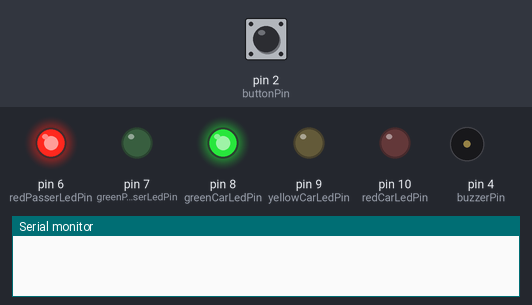
The sketch below on a simulated Arduino Uno, built with avr-gcc and run on an emulated ATmega328P. On the bench: output pins drawn as LEDs (lit = HIGH), buzzer (waves = sounding), the last lines printed to the serial monitor. Inputs (shaded band) come from the test bench; at power-on: pin 2 (buttonPin) HIGH.

Above: at 1.2 s.
1.3 s: pin 2 (buttonPin) pulled LOW for 0.15 s
At 12.5 s:
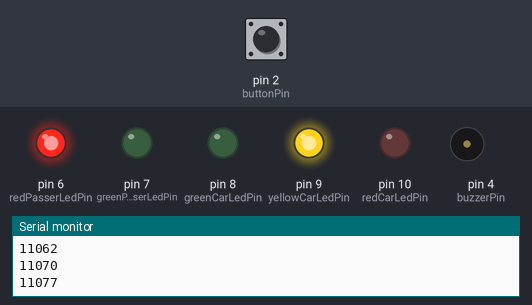
At 14.8 s:
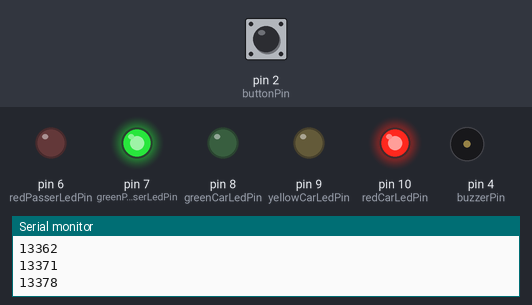
Timing chart, 0 to 15.8 s (numbered marks = the images above; inputs shaded):
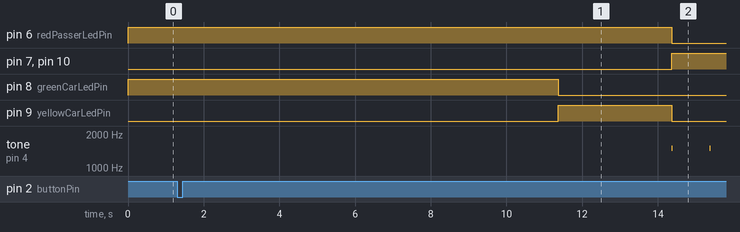

The sketch:

Traffic_lights_for_a_crosswalk.ino
```cpp
const int buttonPin = 2;

const int buzzerPin = 4;

const int redPasserLedPin = 6;
const int greenPasserLedPin = 7;
const int greenCarLedPin = 8;
const int yellowCarLedPin = 9;
const int redCarLedPin = 10;

// button initial state
bool buttonState = LOW;

// leds intial states: red -> pedestrians, green -> cars
bool redPasserLedState = HIGH;
bool greenPasserLedState = LOW;
bool greenCarLedState = HIGH;
bool yellowCarLedState = LOW;
bool redCarLedState = LOW;

// buzzer intial state
bool buzzerState = LOW;

// for reading the button
bool pressedButton = 0;
bool reading = HIGH;
bool previousReading = HIGH;
unsigned long lastDebounceTime = 0;
unsigned int debounceDelay = 50;

// for starting the buzzer
int buzzerTone = 1500;
int toneDuration = 10;
unsigned int buzzerInterval = 1000;
unsigned int buzzerIntermittentInterval = 500;
unsigned int lastBuzzerPlay = 0;

// for blinking green
unsigned int lastGreenBlink = 0;
unsigned int blinkDuration = 500;

// states intervals
unsigned long startCrosswalk = 0;
unsigned int stateOneInterval = 10000;
unsigned int stateTwoInterval = 13000;
unsigned int stateThreeInterval = 23000;
unsigned int stateFourInterval = 28000;


void setup() {
  // put your setup code here, to run once:
  pinMode(buttonPin, INPUT_PULLUP);

  pinMode(redPasserLedPin, OUTPUT);
  pinMode(greenPasserLedPin, OUTPUT);
  pinMode(greenCarLedPin, OUTPUT);
  pinMode(yellowCarLedPin, OUTPUT);
  pinMode(redCarLedPin, OUTPUT);

  pinMode(buzzerPin, OUTPUT);

  Serial.begin(9600);
}

void loop() {
  // put your main code here, to run repeatedly:
  digitalWrite(greenCarLedPin, greenCarLedState);
  digitalWrite(yellowCarLedPin, yellowCarLedState);
  digitalWrite(redCarLedPin, redCarLedState);
  digitalWrite(greenPasserLedPin, greenPasserLedState);
  digitalWrite(redPasserLedPin, redPasserLedState);

  readingButton();

  if  (pressedButton) {
    if (millis() - startCrosswalk > stateOneInterval && greenCarLedState) {
      // 10s after pressing the button
      state2();
    }

    else if (millis() - startCrosswalk > stateTwoInterval && yellowCarLedState) {
      state3();
    }

    else if (millis() - startCrosswalk > stateThreeInterval && millis() - startCrosswalk <= stateFourInterval && redCarLedState) {
      // intermittent green for pedestrians and buzzer beeping faster
      state4();
    }

    else if (millis() - startCrosswalk > stateFourInterval) {
      // default state untill the button is pressed again
      state1();
    }

    playBuzzer();
  }
}

void readingButton() {
  // reading the state of the button
  reading = digitalRead(buttonPin);

  // check the prev state
  if (reading != previousReading) {
    lastDebounceTime = millis();
  }

  // check if the button was pressed
  if (millis() - lastDebounceTime > debounceDelay) {
    if (reading != buttonState) {
      buttonState = reading;

      // check if the button was not pressed before
      if (buttonState == LOW && !pressedButton) {
        pressedButton = 1;
        startCrosswalk = millis();
      }
    }
  }

  previousReading = reading;
}

void state1() {
  // red for pedestrians, green for cars
  // duration: indefinite
  greenPasserLedState = LOW;
  redPasserLedState = !redPasserLedState;
  greenCarLedState = !greenCarLedState;
  redCarLedState = !redCarLedState;

  pressedButton = 0;
}

void state2() {
  // red for pedestrians, yellow for cars
  // duration: 3s
  greenCarLedState = !greenCarLedState;
  yellowCarLedState = !yellowCarLedState;
}

void state3() {
  // green for pedestrians, red for cars
  // duration: 10s
  yellowCarLedState = !yellowCarLedState;
  redCarLedState = !redCarLedState;
  greenPasserLedState = !greenPasserLedState;
  redPasserLedState = !redPasserLedState;
  buzzerState = !buzzerState;
}

void state4() {
  // blinking green for pedestrians, red for cars
  // duration: 5s
  if (millis() - lastGreenBlink > blinkDuration) {
    greenPasserLedState = !greenPasserLedState;
    lastGreenBlink = millis();
  }
}

void playBuzzer() {
  Serial.println(millis() - startCrosswalk);

  if (buzzerState) {
    if (millis() - startCrosswalk > stateFourInterval) {
      // it stops
      state1();
    }

    else if (millis() - startCrosswalk > stateThreeInterval && millis() - lastBuzzerPlay > buzzerIntermittentInterval) {
      // it starts playing faster
      tone(buzzerPin, buzzerTone, toneDuration);
      lastBuzzerPlay = millis();
    }

    else if (millis() - startCrosswalk > stateTwoInterval && millis() - lastBuzzerPlay > buzzerInterval) {
      // it starts playing
      tone(buzzerPin, buzzerTone, 10);
      lastBuzzerPlay = millis();
    }
  }
}
```

Measured:
- after the input at 1.3 s, pin 6 (redPasserLedPin): HIGH → LOW after 13.1 s; pin 7 (greenPasserLedPin): LOW → HIGH after 13.1 s
